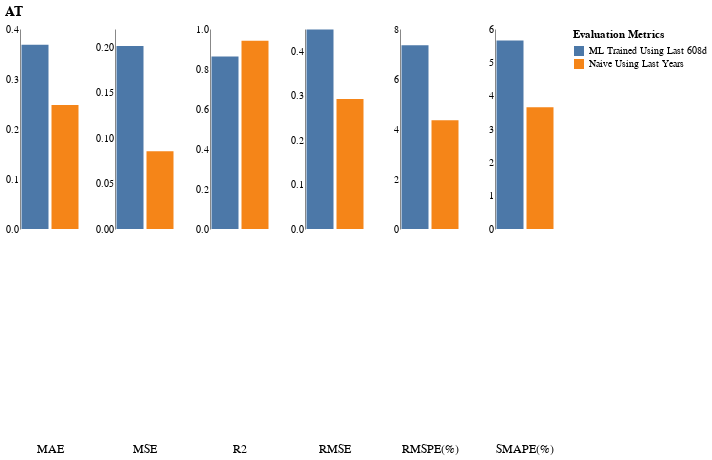
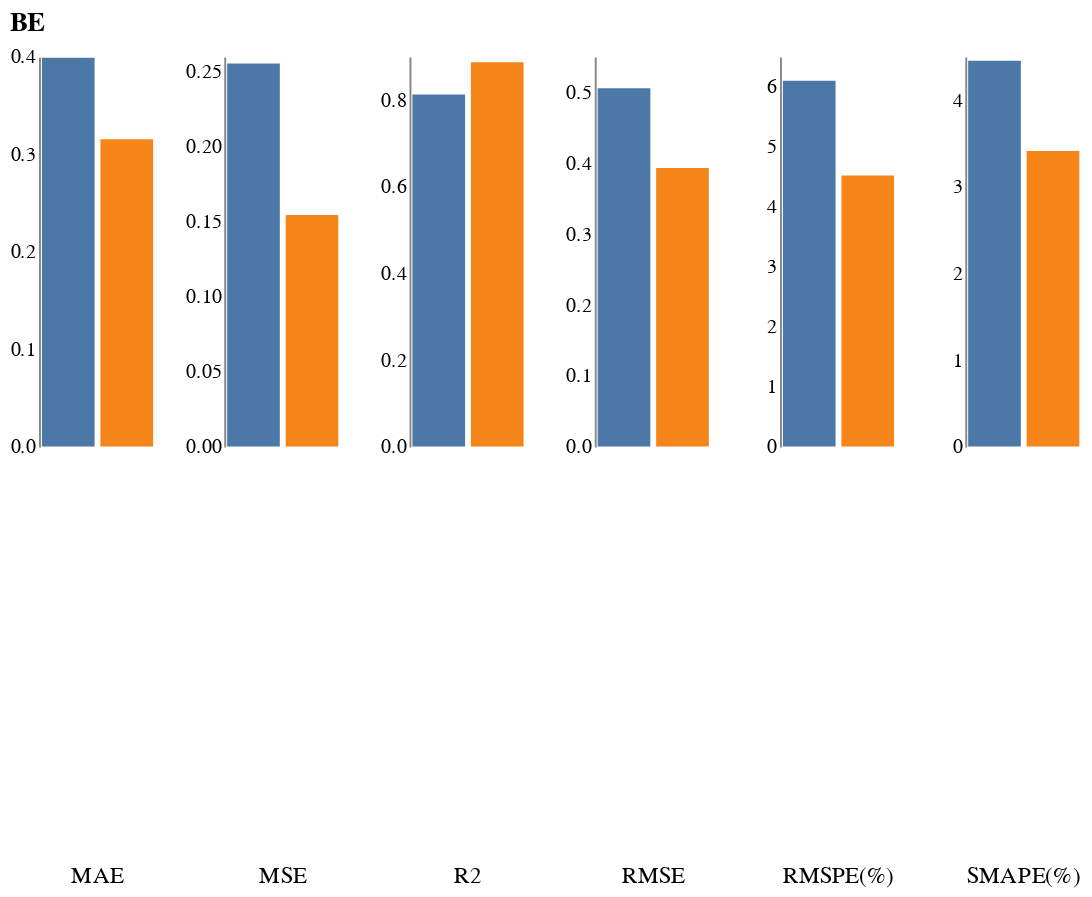
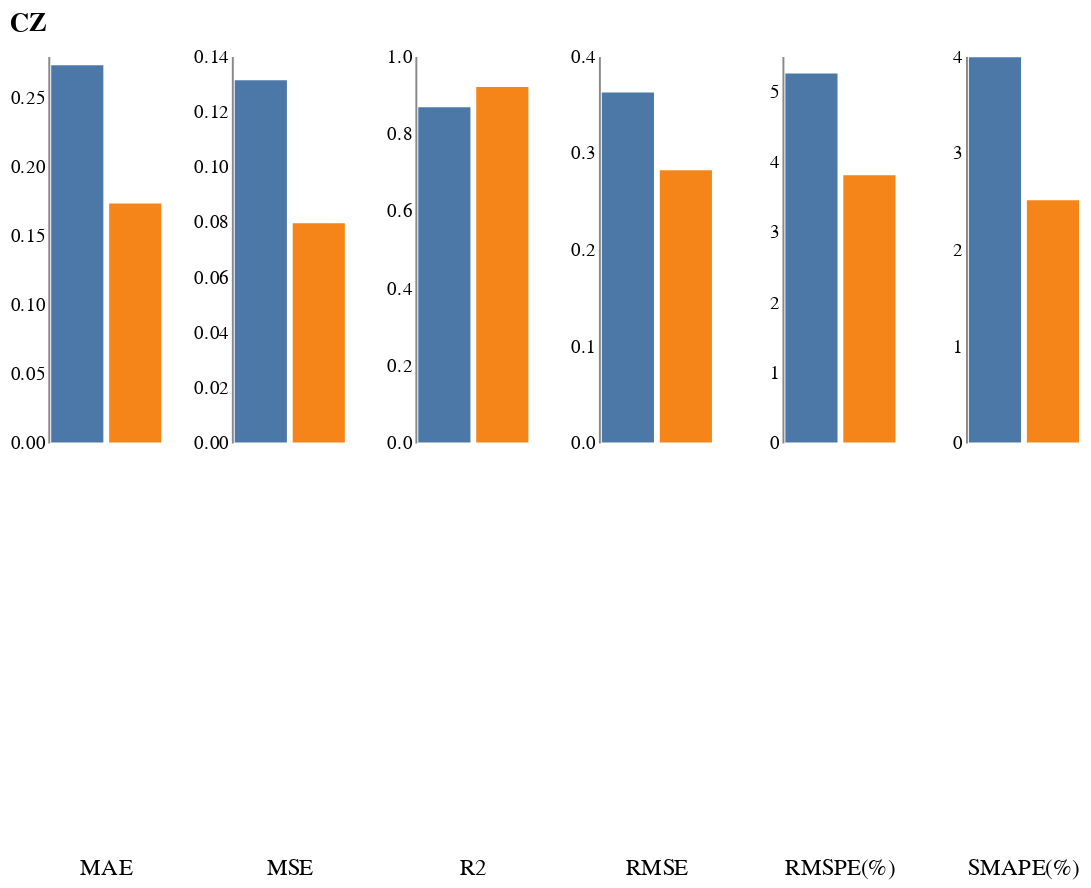
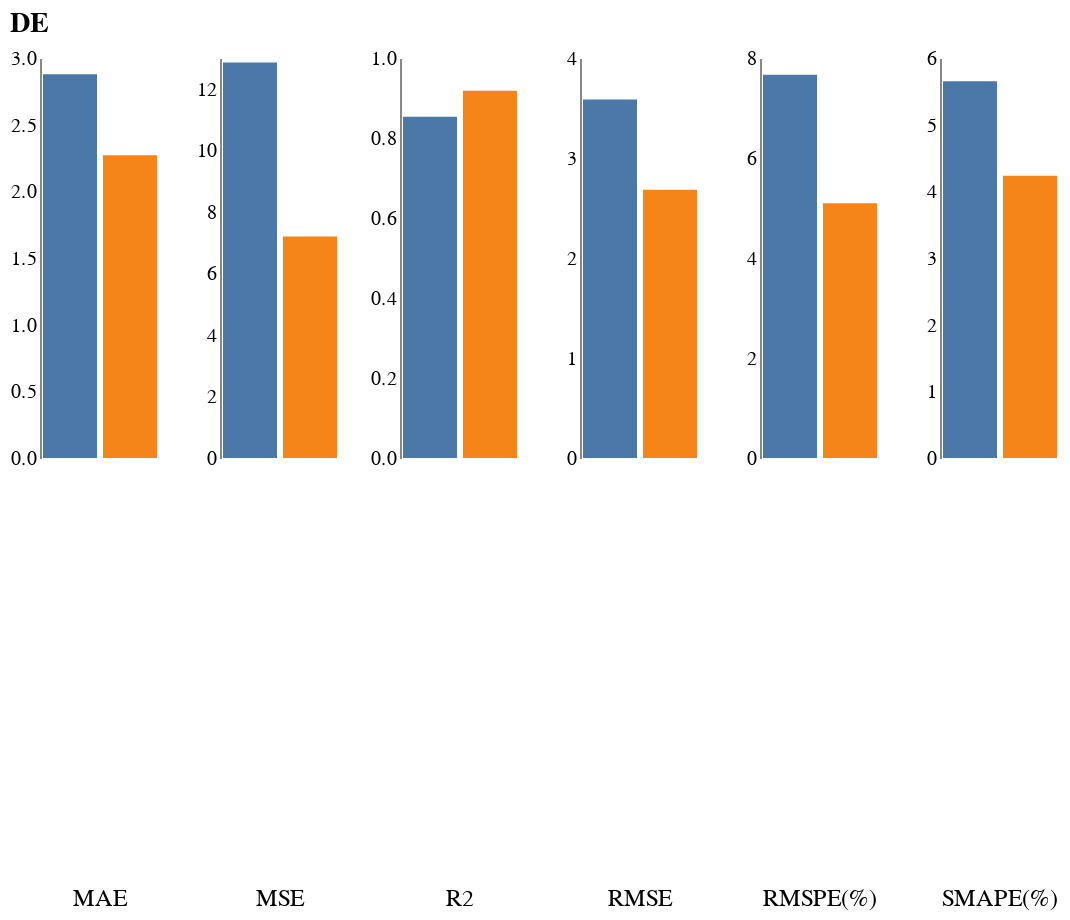

The notebook cell saved with these charts, in order:
### Markdown cell above
We'll show the chart of the evaluation metrics with the
- ML-based
- naive

forecast scores shown side-by-side (in a grouped bar chart)

### Code cell
%%time
charts = plot_multi_model_evaluation_metrics(
    df_metrics_all_tidy,
    country_names,
    tooltip=['model_type', 'metric', 'value'],
    ts_separator_name="country",
    ptitle="Evaluation Metrics",
    ptitle_fontsize=14,
    ticklabel_fontsize=12,
    fig_size=dict(width=60, height=200),
)
_ = list(map(display, charts))

### Figure 1 — Vega-Lite specification as saved in the notebook (floating-point values rounded to 4 significant figures)
{"config": {"view": {"continuousWidth": 400, "continuousHeight": 300, "strokeOpacity": 0}}, "data": {"name": "data-644f86542efc5c7bf2908d5c46ea5fa6"}, "mark": "bar", "encoding": {"color": {"field": "model_type", "title": "Evaluation Metrics", "type": "nominal"}, "column": {"field": "metric", "header": {"labelFontSize": 12, "labelOrient": "bottom", "labelPadding": 210, "titleAnchor": "start", "titleFontSize": 14, "titleOrient": "top", "titlePadding": -5}, "spacing": 15, "title": "AT", "type": "nominal"}, "tooltip": [{"field": "model_type", "type": "nominal"}, {"field": "metric", "type": "nominal"}, {"field": "value", "type": "quantitative"}], "x": {"axis": {"domain": false, "labels": false, "ticks": false}, "field": "model_type", "title": null, "type": "nominal"}, "y": {"axis": {"grid": false, "ticks": false}, "field": "value", "title": null, "type": "quantitative"}}, "height": 200, "resolve": {"scale": {"y": "independent"}}, "width": 60, "$schema": "https://vega.github.io/schema/vega-lite/v4.17.0.json", "datasets": {"data-644f86542efc5c7bf2908d5c46ea5fa6": [{"country": "AT", "model_type": "ML Trained Using Last 608d", "metric": "RMSE", "value": 0.4486}, {"country": "AT", "model_type": "ML Trained Using Last 608d", "metric": "MAE", "value": 0.3685}, {"country": "AT", "model_type": "ML Trained Using Last 608d", "metric": "SMAPE(%)", "value": 5.657}, {"country": "AT", "model_type": "ML Trained Using Last 608d", "metric": "MSE", "value": 0.2013}, {"country": "AT", "model_type": "ML Trained Using Last 608d", "metric": "R2", "value": 0.8624}, {"country": "AT", "model_type": "ML Trained Using Last 608d", "metric": "RMSPE(%)", "value": 7.35}, {"country": "AT", "model_type": "Naive Using Last Years", "metric": "RMSE", "value": 0.2926}, {"country": "AT", "model_type": "Naive Using Last Years", "metric": "MAE", "value": 0.2478}, {"country": "AT", "model_type": "Naive Using Last Years", "metric": "SMAPE(%)", "value": 3.656}, {"country": "AT", "model_type": "Naive Using Last Years", "metric": "MSE", "value": 0.08561}, {"country": "AT", "model_type": "Naive Using Last Years", "metric": "R2", "value": 0.9415}, {"country": "AT", "model_type": "Naive Using Last Years", "metric": "RMSPE(%)", "value": 4.352}]}}

### Figure 2 — Vega-Lite specification as saved in the notebook (floating-point values rounded to 4 significant figures)
{"config": {"view": {"continuousWidth": 400, "continuousHeight": 300, "strokeOpacity": 0}}, "data": {"name": "data-3c6a034217f0befd49499840ceb4c7f5"}, "mark": "bar", "encoding": {"color": {"field": "model_type", "legend": null, "title": "Evaluation Metrics", "type": "nominal"}, "column": {"field": "metric", "header": {"labelFontSize": 12, "labelOrient": "bottom", "labelPadding": 210, "titleAnchor": "start", "titleFontSize": 14, "titleOrient": "top", "titlePadding": -5}, "spacing": 15, "title": "BE", "type": "nominal"}, "tooltip": [{"field": "model_type", "type": "nominal"}, {"field": "metric", "type": "nominal"}, {"field": "value", "type": "quantitative"}], "x": {"axis": {"domain": false, "labels": false, "ticks": false}, "field": "model_type", "title": null, "type": "nominal"}, "y": {"axis": {"grid": false, "ticks": false}, "field": "value", "title": null, "type": "quantitative"}}, "height": 200, "resolve": {"scale": {"y": "independent"}}, "width": 60, "$schema": "https://vega.github.io/schema/vega-lite/v4.17.0.json", "datasets": {"data-3c6a034217f0befd49499840ceb4c7f5": [{"country": "BE", "model_type": "ML Trained Using Last 608d", "metric": "RMSE", "value": 0.5054}, {"country": "BE", "model_type": "ML Trained Using Last 608d", "metric": "MAE", "value": 0.3988}, {"country": "BE", "model_type": "ML Trained Using Last 608d", "metric": "SMAPE(%)", "value": 4.451}, {"country": "BE", "model_type": "ML Trained Using Last 608d", "metric": "MSE", "value": 0.2554}, {"country": "BE", "model_type": "ML Trained Using Last 608d", "metric": "R2", "value": 0.8125}, {"country": "BE", "model_type": "ML Trained Using Last 608d", "metric": "RMSPE(%)", "value": 6.097}, {"country": "BE", "model_type": "Naive Using Last Years", "metric": "RMSE", "value": 0.3928}, {"country": "BE", "model_type": "Naive Using Last Years", "metric": "MAE", "value": 0.3151}, {"country": "BE", "model_type": "Naive Using Last Years", "metric": "SMAPE(%)", "value": 3.411}, {"country": "BE", "model_type": "Naive Using Last Years", "metric": "MSE", "value": 0.1543}, {"country": "BE", "model_type": "Naive Using Last Years", "metric": "R2", "value": 0.8867}, {"country": "BE", "model_type": "Naive Using Last Years", "metric": "RMSPE(%)", "value": 4.517}]}}

### Figure 3 — Vega-Lite specification as saved in the notebook (floating-point values rounded to 4 significant figures)
{"config": {"view": {"continuousWidth": 400, "continuousHeight": 300, "strokeOpacity": 0}}, "data": {"name": "data-826f5c7d201a1fe622f6e847aaba3678"}, "mark": "bar", "encoding": {"color": {"field": "model_type", "legend": null, "title": "Evaluation Metrics", "type": "nominal"}, "column": {"field": "metric", "header": {"labelFontSize": 12, "labelOrient": "bottom", "labelPadding": 210, "titleAnchor": "start", "titleFontSize": 14, "titleOrient": "top", "titlePadding": -5}, "spacing": 15, "title": "CZ", "type": "nominal"}, "tooltip": [{"field": "model_type", "type": "nominal"}, {"field": "metric", "type": "nominal"}, {"field": "value", "type": "quantitative"}], "x": {"axis": {"domain": false, "labels": false, "ticks": false}, "field": "model_type", "title": null, "type": "nominal"}, "y": {"axis": {"grid": false, "ticks": false}, "field": "value", "title": null, "type": "quantitative"}}, "height": 200, "resolve": {"scale": {"y": "independent"}}, "width": 60, "$schema": "https://vega.github.io/schema/vega-lite/v4.17.0.json", "datasets": {"data-826f5c7d201a1fe622f6e847aaba3678": [{"country": "CZ", "model_type": "ML Trained Using Last 608d", "metric": "RMSE", "value": 0.3622}, {"country": "CZ", "model_type": "ML Trained Using Last 608d", "metric": "MAE", "value": 0.2734}, {"country": "CZ", "model_type": "ML Trained Using Last 608d", "metric": "SMAPE(%)", "value": 3.987}, {"country": "CZ", "model_type": "ML Trained Using Last 608d", "metric": "MSE", "value": 0.1312}, {"country": "CZ", "model_type": "ML Trained Using Last 608d", "metric": "R2", "value": 0.8673}, {"country": "CZ", "model_type": "ML Trained Using Last 608d", "metric": "RMSPE(%)", "value": 5.25}, {"country": "CZ", "model_type": "Naive Using Last Years", "metric": "RMSE", "value": 0.2818}, {"country": "CZ", "model_type": "Naive Using Last Years", "metric": "MAE", "value": 0.1732}, {"country": "CZ", "model_type": "Naive Using Last Years", "metric": "SMAPE(%)", "value": 2.507}, {"country": "CZ", "model_type": "Naive Using Last Years", "metric": "MSE", "value": 0.07943}, {"country": "CZ", "model_type": "Naive Using Last Years", "metric": "R2", "value": 0.9197}, {"country": "CZ", "model_type": "Naive Using Last Years", "metric": "RMSPE(%)", "value": 3.802}]}}

### Figure 4 — Vega-Lite specification as saved in the notebook (floating-point values rounded to 4 significant figures)
{"config": {"view": {"continuousWidth": 400, "continuousHeight": 300, "strokeOpacity": 0}}, "data": {"name": "data-1eb5b6e5c97856e447713a853668b970"}, "mark": "bar", "encoding": {"color": {"field": "model_type", "legend": null, "title": "Evaluation Metrics", "type": "nominal"}, "column": {"field": "metric", "header": {"labelFontSize": 12, "labelOrient": "bottom", "labelPadding": 210, "titleAnchor": "start", "titleFontSize": 14, "titleOrient": "top", "titlePadding": -5}, "spacing": 15, "title": "DE", "type": "nominal"}, "tooltip": [{"field": "model_type", "type": "nominal"}, {"field": "metric", "type": "nominal"}, {"field": "value", "type": "quantitative"}], "x": {"axis": {"domain": false, "labels": false, "ticks": false}, "field": "model_type", "title": null, "type": "nominal"}, "y": {"axis": {"grid": false, "ticks": false}, "field": "value", "title": null, "type": "quantitative"}}, "height": 200, "resolve": {"scale": {"y": "independent"}}, "width": 60, "$schema": "https://vega.github.io/schema/vega-lite/v4.17.0.json", "datasets": {"data-1eb5b6e5c97856e447713a853668b970": [{"country": "DE", "model_type": "ML Trained Using Last 608d", "metric": "RMSE", "value": 3.585}, {"country": "DE", "model_type": "ML Trained Using Last 608d", "metric": "MAE", "value": 2.879}, {"country": "DE", "model_type": "ML Trained Using Last 608d", "metric": "SMAPE(%)", "value": 5.651}, {"country": "DE", "model_type": "ML Trained Using Last 608d", "metric": "MSE", "value": 12.85}, {"country": "DE", "model_type": "ML Trained Using Last 608d", "metric": "R2", "value": 0.8534}, {"country": "DE", "model_type": "ML Trained Using Last 608d", "metric": "RMSPE(%)", "value": 7.664}, {"country": "DE", "model_type": "Naive Using Last Years", "metric": "RMSE", "value": 2.682}, {"country": "DE", "model_type": "Naive Using Last Years", "metric": "MAE", "value": 2.271}, {"country": "DE", "model_type": "Naive Using Last Years", "metric": "SMAPE(%)", "value": 4.234}, {"country": "DE", "model_type": "Naive Using Last Years", "metric": "MSE", "value": 7.196}, {"country": "DE", "model_type": "Naive Using Last Years", "metric": "R2", "value": 0.9179}, {"country": "DE", "model_type": "Naive Using Last Years", "metric": "RMSPE(%)", "value": 5.097}]}}
